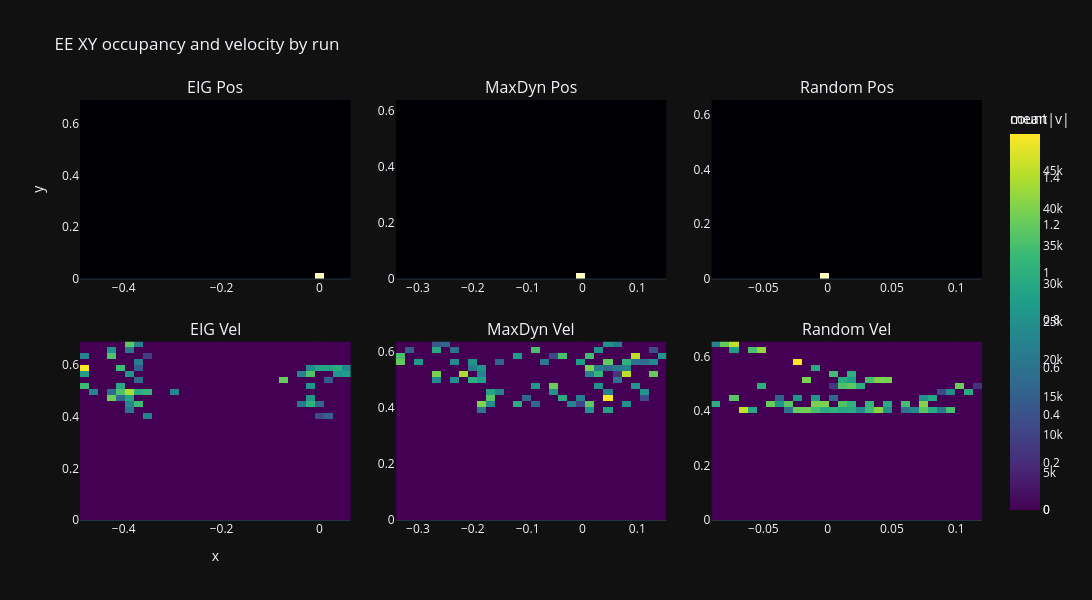

Notebook cell for this chart:
### Code cell
PROJECT_ROOT = Path("/home/ayush/Desktop/tutorials/rl_latent/E2C/")
eig_path = 'runs/coffee/coffee_eig_0'
maxdyn_path = 'runs/coffee/coffee_maxdyn_0'
rand_path = 'runs/coffee/coffee_random_0'

paths = [eig_path, maxdyn_path, rand_path]
titles = ['EIG Pos', 'MaxDyn Pos', 'Random Pos', 'EIG Vel', 'MaxDyn Vel', 'Random Vel']

# Load all states to calculate global limits
states = [torch.load(PROJECT_ROOT / path / 'eval_saved_state.pt') for path in paths]

# states: list/tuple of 3 tensors/arrays; each with cols [x, y, z, gripper, x_obj, y_obj, z_obj, reward, xdot, ydot, zdot, gripper_vel]
# ensure numpy
states_np = []
for s in states:
    s = s.cpu().numpy() if hasattr(s, "cpu") else np.asarray(s)
    states_np.append(s)

bins = 30
min_count = 3  # quiver only where enough samples

def hist2d_with_velocity(arr, bins):
    x, y = arr[:, 0], arr[:, 1]
    vx, vy, vz = arr[:, 8], arr[:, 9], arr[:, 10]
    occ, xedges, yedges = np.histogram2d(x, y, bins=bins)
    vx_sum, _, _ = np.histogram2d(x, y, bins=[xedges, yedges], weights=vx)
    vy_sum, _, _ = np.histogram2d(x, y, bins=[xedges, yedges], weights=vy)
    vz_sum, _, _ = np.histogram2d(x, y, bins=[xedges, yedges], weights=vz)
    speed_sum, _, _ = np.histogram2d(x, y, bins=[xedges, yedges], weights=np.linalg.norm((vx, vy, vz), axis=0))
    mean_vx = np.divide(vx_sum, occ, out=np.zeros_like(vx_sum), where=occ > 0)
    mean_vy = np.divide(vy_sum, occ, out=np.zeros_like(vy_sum), where=occ > 0)
    mean_vz = np.divide(vz_sum, occ, out=np.zeros_like(vz_sum), where=occ > 0)
    mean_speed = np.divide(speed_sum, occ, out=np.zeros_like(speed_sum), where=occ > 0)
    # bin centers for quiver
    xc = 0.5 * (xedges[:-1] + xedges[1:])
    yc = 0.5 * (yedges[:-1] + yedges[1:])
    return occ, mean_speed, mean_vx, mean_vy, mean_vz, xc, yc, xedges, yedges

fig = make_subplots(
    rows=2, cols=3,
    subplot_titles=titles,
    horizontal_spacing=0.05, vertical_spacing=0.15
)

for col, arr in enumerate(states_np, start=1):
    occ, mean_speed, mean_vx, mean_vy, mean_vz, xc, yc, xedges, yedges = hist2d_with_velocity(arr, bins)
    # Heatmaps
    fig.add_trace(
        go.Heatmap(
            x=xedges, y=yedges, z=occ.T,
            colorscale="Magma", colorbar=dict(title="count"),
            showscale=(col == 3)  # show one colorbar on the right of top row
        ),
        row=1, col=col
    )
    fig.add_trace(
        go.Heatmap(
            x=xedges, y=yedges, z=mean_speed.T,
            colorscale="Viridis", colorbar=dict(title="mean|v|"),
            showscale=(col == 3)  # show one colorbar on the right of bottom row
        ),
        row=2, col=col
    )

fig.update_xaxes(title_text="x", row=2, col=1)
fig.update_yaxes(title_text="y", row=1, col=1)
fig.update_layout(height=600, width=1100, title_text="EE XY occupancy and velocity by run", template="plotly_dark")
fig.show()

# Calculate global min/max for X and Y
# # x_min = min(state[:, 0].min() for state in states)
# # x_max = max(state[:, 0].max() for state in states)
# y_min = min(state[:, 1].min() for state in states)
# y_max = max(state[:, 1].max() for state in states)
# x_max = 0.7
# x_min = -0.7
# num_bins = 20

# fig_spatial, axes_spatial = plt.subplots(2, 3, figsize=(15, 10))
# fig_spatial.suptitle('XY Plane EE Coverage Heatmap (Pos and Vel)', fontsize=16)

### Figure 1 — Plotly figure (JSON) as saved in the notebook; plotly's stock layout.template omitted (floating-point values rounded to 4 significant figures; data arrays with more than 128 entries replaced by an {"elided": "..."} marker saying what was removed)
{"data": [{"colorbar": {"title": {"text": "count"}}, "colorscale": [[0, "#000004"], [0.1111, "#180f3d"], [0.2222, "#440f76"], [0.3333, "#721f81"], [0.4444, "#9e2f7f"], [0.5556, "#cd4071"], [0.6667, "#f1605d"], [0.7778, "#fd9668"], [0.8889, "#feca8d"], [1, "#fcfdbf"]], "showscale": false, "type": "heatmap", "x": [-0.4893, -0.4709, -0.4524, -0.434, -0.4156, -0.3971, -0.3787, -0.3603, -0.3418, -0.3234, -0.305, -0.2865, -0.2681, -0.2497, -0.2312, -0.2128, -0.1944, -0.1759, -0.1575, -0.139, -0.1206, -0.1022, -0.08374, -0.06531, -0.04687, -0.02844, -0.01, 0.008433, 0.02687, 0.0453, 0.06374], "xaxis": "x", "y": [0.0, 0.02307, 0.04614, 0.0692, 0.09227, 0.1153, 0.1384, 0.1615, 0.1845, 0.2076, 0.2307, 0.2537, 0.2768, 0.2999, 0.323, 0.346, 0.3691, 0.3922, 0.4152, 0.4383, 0.4614, 0.4844, 0.5075, 0.5306, 0.5536, 0.5767, 0.5998, 0.6228, 0.6459, 0.669, 0.692], "yaxis": "y", "z": {"elided": "30x30 float values"}}, {"colorbar": {"title": {"text": "mean|v|"}}, "colorscale": [[0, "#440154"], [0.1111, "#482878"], [0.2222, "#3e4989"], [0.3333, "#31688e"], [0.4444, "#26828e"], [0.5556, "#1f9e89"], [0.6667, "#35b779"], [0.7778, "#6ece58"], [0.8889, "#b5de2b"], [1, "#fde725"]], "showscale": false, "type": "heatmap", "x": [-0.4893, -0.4709, -0.4524, -0.434, -0.4156, -0.3971, -0.3787, -0.3603, -0.3418, -0.3234, -0.305, -0.2865, -0.2681, -0.2497, -0.2312, -0.2128, -0.1944, -0.1759, -0.1575, -0.139, -0.1206, -0.1022, -0.08374, -0.06531, -0.04687, -0.02844, -0.01, 0.008433, 0.02687, 0.0453, 0.06374], "xaxis": "x4", "y": [0.0, 0.02307, 0.04614, 0.0692, 0.09227, 0.1153, 0.1384, 0.1615, 0.1845, 0.2076, 0.2307, 0.2537, 0.2768, 0.2999, 0.323, 0.346, 0.3691, 0.3922, 0.4152, 0.4383, 0.4614, 0.4844, 0.5075, 0.5306, 0.5536, 0.5767, 0.5998, 0.6228, 0.6459, 0.669, 0.692], "yaxis": "y4", "z": {"elided": "30x30 float values"}}, {"colorbar": {"title": {"text": "count"}}, "colorscale": [[0, "#000004"], [0.1111, "#180f3d"], [0.2222, "#440f76"], [0.3333, "#721f81"], [0.4444, "#9e2f7f"], [0.5556, "#cd4071"], [0.6667, "#f1605d"], [0.7778, "#fd9668"], [0.8889, "#feca8d"], [1, "#fcfdbf"]], "showscale": false, "type": "heatmap", "x": [-0.3406, -0.3241, -0.3077, -0.2912, -0.2748, -0.2583, -0.2419, -0.2254, -0.209, -0.1925, -0.1761, -0.1596, -0.1432, -0.1268, -0.1103, -0.09386, -0.07742, -0.06097, -0.04452, -0.02808, -0.01163, 0.004816, 0.02126, 0.03771, 0.05416, 0.0706, 0.08705, 0.1035, 0.1199, 0.1364, 0.1528], "xaxis": "x2", "y": [0.0, 0.02125, 0.0425, 0.06376, 0.08501, 0.1063, 0.1275, 0.1488, 0.17, 0.1913, 0.2125, 0.2338, 0.255, 0.2763, 0.2975, 0.3188, 0.34, 0.3613, 0.3825, 0.4038, 0.425, 0.4463, 0.4675, 0.4888, 0.51, 0.5313, 0.5526, 0.5738, 0.5951, 0.6163, 0.6376], "yaxis": "y2", "z": {"elided": "30x30 float values"}}, {"colorbar": {"title": {"text": "mean|v|"}}, "colorscale": [[0, "#440154"], [0.1111, "#482878"], [0.2222, "#3e4989"], [0.3333, "#31688e"], [0.4444, "#26828e"], [0.5556, "#1f9e89"], [0.6667, "#35b779"], [0.7778, "#6ece58"], [0.8889, "#b5de2b"], [1, "#fde725"]], "showscale": false, "type": "heatmap", "x": [-0.3406, -0.3241, -0.3077, -0.2912, -0.2748, -0.2583, -0.2419, -0.2254, -0.209, -0.1925, -0.1761, -0.1596, -0.1432, -0.1268, -0.1103, -0.09386, -0.07742, -0.06097, -0.04452, -0.02808, -0.01163, 0.004816, 0.02126, 0.03771, 0.05416, 0.0706, 0.08705, 0.1035, 0.1199, 0.1364, 0.1528], "xaxis": "x5", "y": [0.0, 0.02125, 0.0425, 0.06376, 0.08501, 0.1063, 0.1275, 0.1488, 0.17, 0.1913, 0.2125, 0.2338, 0.255, 0.2763, 0.2975, 0.3188, 0.34, 0.3613, 0.3825, 0.4038, 0.425, 0.4463, 0.4675, 0.4888, 0.51, 0.5313, 0.5526, 0.5738, 0.5951, 0.6163, 0.6376], "yaxis": "y5", "z": {"elided": "30x30 float values"}}, {"colorbar": {"title": {"text": "count"}}, "colorscale": [[0, "#000004"], [0.1111, "#180f3d"], [0.2222, "#440f76"], [0.3333, "#721f81"], [0.4444, "#9e2f7f"], [0.5556, "#cd4071"], [0.6667, "#f1605d"], [0.7778, "#fd9668"], [0.8889, "#feca8d"], [1, "#fcfdbf"]], "showscale": true, "type": "heatmap", "x": [-0.09041, -0.08339, -0.07637, -0.06936, -0.06234, -0.05532, -0.0483, -0.04129, -0.03427, -0.02725, -0.02024, -0.01322, -0.006203, 0.0008142, 0.007831, 0.01485, 0.02187, 0.02888, 0.0359, 0.04292, 0.04993, 0.05695, 0.06397, 0.07098, 0.078, 0.08502, 0.09204, 0.09905, 0.1061, 0.1131, 0.1201], "xaxis": "x3", "y": [0.0, 0.02182, 0.04363, 0.06545, 0.08727, 0.1091, 0.1309, 0.1527, 0.1745, 0.1964, 0.2182, 0.24, 0.2618, 0.2836, 0.3054, 0.3273, 0.3491, 0.3709, 0.3927, 0.4145, 0.4363, 0.4582, 0.48, 0.5018, 0.5236, 0.5454, 0.5673, 0.5891, 0.6109, 0.6327, 0.6545], "yaxis": "y3", "z": {"elided": "30x30 float values"}}, {"colorbar": {"title": {"text": "mean|v|"}}, "colorscale": [[0, "#440154"], [0.1111, "#482878"], [0.2222, "#3e4989"], [0.3333, "#31688e"], [0.4444, "#26828e"], [0.5556, "#1f9e89"], [0.6667, "#35b779"], [0.7778, "#6ece58"], [0.8889, "#b5de2b"], [1, "#fde725"]], "showscale": true, "type": "heatmap", "x": [-0.09041, -0.08339, -0.07637, -0.06936, -0.06234, -0.05532, -0.0483, -0.04129, -0.03427, -0.02725, -0.02024, -0.01322, -0.006203, 0.0008142, 0.007831, 0.01485, 0.02187, 0.02888, 0.0359, 0.04292, 0.04993, 0.05695, 0.06397, 0.07098, 0.078, 0.08502, 0.09204, 0.09905, 0.1061, 0.1131, 0.1201], "xaxis": "x6", "y": [0.0, 0.02182, 0.04363, 0.06545, 0.08727, 0.1091, 0.1309, 0.1527, 0.1745, 0.1964, 0.2182, 0.24, 0.2618, 0.2836, 0.3054, 0.3273, 0.3491, 0.3709, 0.3927, 0.4145, 0.4363, 0.4582, 0.48, 0.5018, 0.5236, 0.5454, 0.5673, 0.5891, 0.6109, 0.6327, 0.6545], "yaxis": "y6", "z": {"elided": "30x30 float values"}}], "layout": {"annotations": [{"font": {"size": 16}, "showarrow": false, "text": "EIG Pos", "x": 0.15, "xanchor": "center", "xref": "paper", "y": 1, "yanchor": "bottom", "yref": "paper"}, {"font": {"size": 16}, "showarrow": false, "text": "MaxDyn Pos", "x": 0.5, "xanchor": "center", "xref": "paper", "y": 1, "yanchor": "bottom", "yref": "paper"}, {"font": {"size": 16}, "showarrow": false, "text": "Random Pos", "x": 0.85, "xanchor": "center", "xref": "paper", "y": 1, "yanchor": "bottom", "yref": "paper"}, {"font": {"size": 16}, "showarrow": false, "text": "EIG Vel", "x": 0.15, "xanchor": "center", "xref": "paper", "y": 0.425, "yanchor": "bottom", "yref": "paper"}, {"font": {"size": 16}, "showarrow": false, "text": "MaxDyn Vel", "x": 0.5, "xanchor": "center", "xref": "paper", "y": 0.425, "yanchor": "bottom", "yref": "paper"}, {"font": {"size": 16}, "showarrow": false, "text": "Random Vel", "x": 0.85, "xanchor": "center", "xref": "paper", "y": 0.425, "yanchor": "bottom", "yref": "paper"}], "height": 600, "title": {"text": "EE XY occupancy and velocity by run"}, "width": 1100, "xaxis": {"anchor": "y", "domain": [0, 0.3]}, "xaxis2": {"anchor": "y2", "domain": [0.35, 0.65]}, "xaxis3": {"anchor": "y3", "domain": [0.7, 1]}, "xaxis4": {"anchor": "y4", "domain": [0, 0.3], "title": {"text": "x"}}, "xaxis5": {"anchor": "y5", "domain": [0.35, 0.65]}, "xaxis6": {"anchor": "y6", "domain": [0.7, 1]}, "yaxis": {"anchor": "x", "domain": [0.575, 1], "title": {"text": "y"}}, "yaxis2": {"anchor": "x2", "domain": [0.575, 1]}, "yaxis3": {"anchor": "x3", "domain": [0.575, 1]}, "yaxis4": {"anchor": "x4", "domain": [0, 0.425]}, "yaxis5": {"anchor": "x5", "domain": [0, 0.425]}, "yaxis6": {"anchor": "x6", "domain": [0, 0.425]}}}
